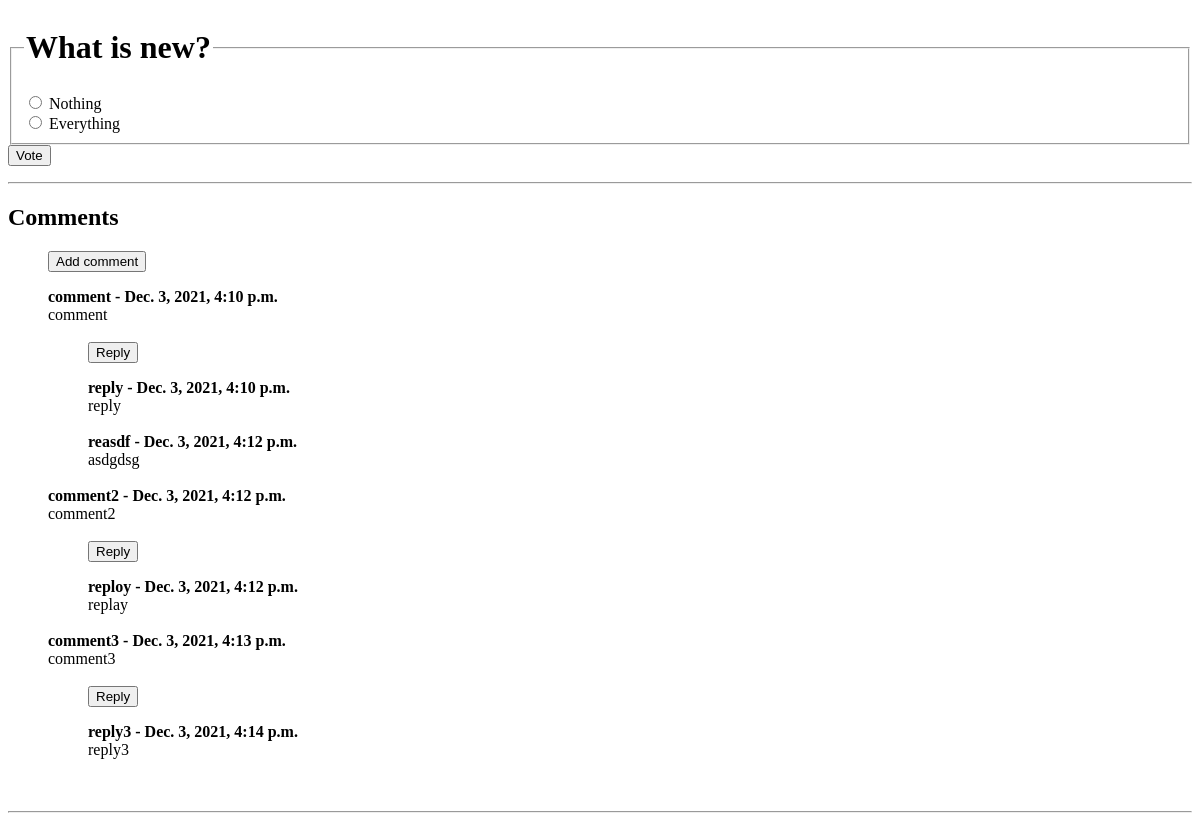
Page /polls/1/ on the earlier database version.
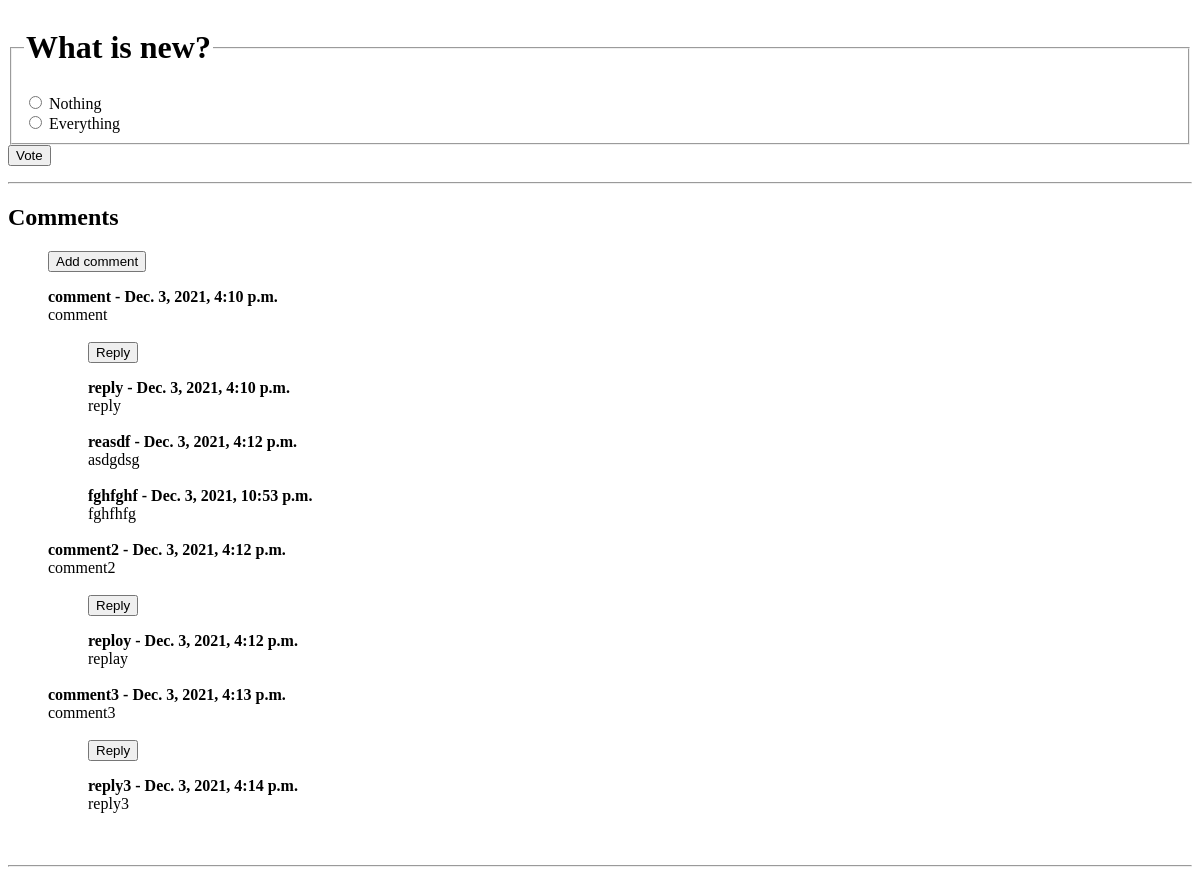
Same page on the later database version.
### polls/models.py (models this page shows, shortened)
class Choice(models.Model):
    question = models.ForeignKey(Question, on_delete=models.CASCADE)
    choice_text = models.CharField(max_length=200)
    votes = models.IntegerField(default=0)

class Comment(models.Model):
    question = models.ForeignKey(Question, on_delete=models.CASCADE, related_name="comments")
    name = models.CharField(max_length=200)
    body = models.TextField()
    date_added = models.DateTimeField(auto_now_add=True)
    parent = models.ForeignKey('self', on_delete=models.CASCADE, blank=True, null=True, related_name='replies')

### polls/views.py (the view)
# urls.py: path('<int:pk>/', views.DetailView.as_view(), name='detail'),
class DetailView(generic.DetailView):
    model = Question
    template_name = "polls/detail.html"

### polls/templates/polls/detail.html (shortened to what this page needs)
<form action="{% url 'polls:vote' question.id %}" method="post">
    <fieldset>
        <legend><h1>{{ question.question_text }}</h1></legend>
        {% for choice in question.choice_set.all %}
            <input type="radio" name="choice" id="choice{{ forloop.counter }}" value="{{ choice.id }}">
            <label for="choice{{ forloop.counter }}">{{ choice.choice_text }}</label><br>
        {% endfor %}
    </fieldset>
    <input type="submit" value="Vote">
</form>
<hr>
<h2>Comments</h2>
<ul>
    <form action="{% url 'polls:comment' question.id %}" method="post">
        <p><input type="submit" value="Add comment"></p>
    </form>
    {% if not question.comments.all %}
        No comments yet...
        <br>
    {% else %}
        {% for comment in question.comments.all %}
            {% if comment.parent is blank %}
                <strong>{{ comment.name }} - {{ comment.date_added }}</strong>
                <br>
                {{ comment.body }}
                <br><br>
                <ul>
                    <form action="{% url 'polls:comment' question.id %}" method="post">
                        <input type="submit" value="Reply">
                    </form>
                    {% if not comment.replies.all %}
                        No replies yet...
                        <br><br>
                    {% else %}
                        {% for reply in comment.replies.all %}
                            <strong>{{ reply.name }} - {{ reply.date_added }}</strong>
                            <br>
                            {{ reply.body }}
                            <br><br>
                        {% endfor %}
                    {% endif %}
                </ul>
            {% endif %}
        {% endfor %}
    {% endif %}
    <br>
</ul>
<hr>

Differences in the rows shown:
added Comment: name "fghfghf", date_added "Dec. 3, 2021, 10:53 p.m.", body "fghfhfg", shown under "comment"
